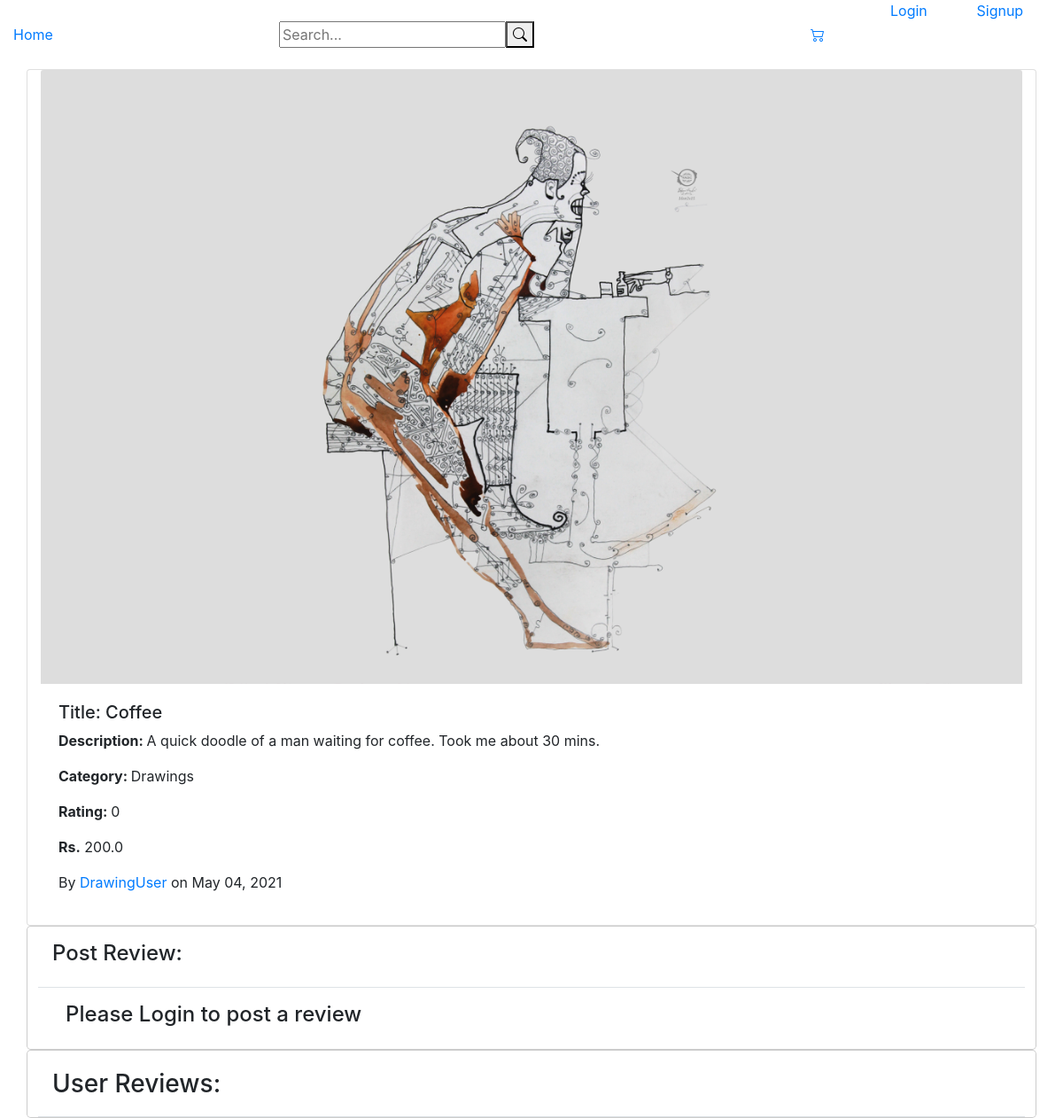
/posts/29/, run on the app's committed database.
### posts/models.py (models this page shows, shortened)
class Post(models.Model):
    user  = models.ForeignKey(User, on_delete=models.CASCADE)
    title = models.CharField(max_length=100)
    description = models.TextField(max_length=200)
    image = models.ImageField(upload_to="posts/")
    date = models.DateTimeField(auto_now_add=True)
    category = models.ForeignKey(Categories,on_delete=models.CASCADE,related_name='categories')
    slug = models.SlugField(max_length=100)
    price = models.FloatField()

class Categories(models.Model):
    name = models.CharField(max_length=50, unique=True)
    parent = models.ForeignKey('self', on_delete=models.CASCADE, null=True, blank=True, related_name='children')
    def __str__(self):
        return self.name

### posts/views.py (the view, shortened to what this page needs)
# urls.py: path('posts/<int:pk>/',views.PostDetail,name = "post-detail"),
def PostDetail(request,pk):
    post = get_object_or_404(Post, pk=pk)
    template = "posts/post_detail.html"
    form = ReviewForm(request.POST)
    postRatings = Review.objects.filter(post=pk).order_by('-date')
    avgRate = postRatings.aggregate(Avg('rating')).get('rating__avg')
    context = {
        'post': post,
        'postRatings': postRatings,
        'avgRate': avgRate,
        'template': template,
    }
    return render(request,template,context)

### posts/templates/posts/post_detail.html (shortened to what this page needs)
{% extends 'index.html' %}
{% block content %}
<div class="container detail">
    <div class="row">
        <div class="col-12 detail-posts card">
            <div class="detail-posts-contents">
                <div class="detail-posts-wrapper">
                    <img src="{{post.image.url}}" alt="{{post.title}}" class="card-img-top">
                    <div class="card-body">
                        <h5 class="title">Title: {{post.title}} </h5>
                        <p><strong>Description: </strong>{{post.description}}</p>
                        <p><strong>Category: </strong>{{post.category}}</p>
                        <p><strong>Rating: </strong> {% if avgRate == null %}0{% else %}{{ avgRate }}{% endif %}</p>
                        <p><strong>Rs.</strong> {{post.price}}</p>
                        <p></p>By <a href="{% url 'posts:profile' post.user.id %}">{{post.user}}</a> on
                        {{post.date|date:"F d, Y"}}</p>
                    </div>
                </div>
            </div>
        </div>
        <div class="modal-content">
            <div class="modal-header">
                <div class="modal-title">
                    <h4>Post Review:</h4>
                </div>
            </div>
            <div class="col user-ratings-form ">
                {% if user.is_authenticated %}
                <form class="ratingForm" id="ratingForm" action="{% url 'posts:post-detail' post.id %}" method="post">
                    {% csrf_token %}
                    <div class="modal-body d-flex flex-column">
                        <div class="ratingStars">
                            <input type="radio" name="rating" class="rating" id="ratingStar1" value="5"><label
                                for="ratingStar1" title="Unsatisfactory">Unsatisfactory</label>
                            <input type="radio" name="rating" class="rating" id="ratingStar2" value="4"><label
                                for="ratingStar2" title="Bad">Bad</label>
                            <input type="radio" name="rating" class="rating" id="ratingStar3" value="3"><label
                                for="ratingStar3" title="Satisfactory">Satisfactory</label>
                            <input type="radio" name="rating" class="rating" id="ratingStar4" value="2"><label
                                for="ratingStar4" title="Good">Good</label>
                            <input type="radio" name="rating" class="rating" id="ratingStar5" value="1"><label
                                for="ratingStar5" title="Excellent">Excellent</label>
                        </div>
                        <div class="ratingForm-input">
                            <Textarea class="col-lg-12 " placeholder="Enter your Review" name="review"></Textarea>
                        </div>
                    </div>
                    <div class="modal-footer">
                        <input type="submit" value="Submit" class="btn btn-lg btn-info">
                    </div>
                </form>
                {% else%}
                <div class="modal-body">
                    <h4>Please Login to post a review</h4>
                </div>
                {% endif %}
            </div>
        </div>
        <div class="  modal-content">
            <div class="modal-header">
                <h3 class="modal-title">User Reviews:</h3>
            </div>
        </div>
    </div>
</div>
{% endblock %}

### data on the page
Post: image (picture), title "Coffee", description "A quick doodle of a man waiting for coffee. Took me about 30 mins.", category "Drawings", price "200.0", user "DrawingUser", date "May 04, 2021"
